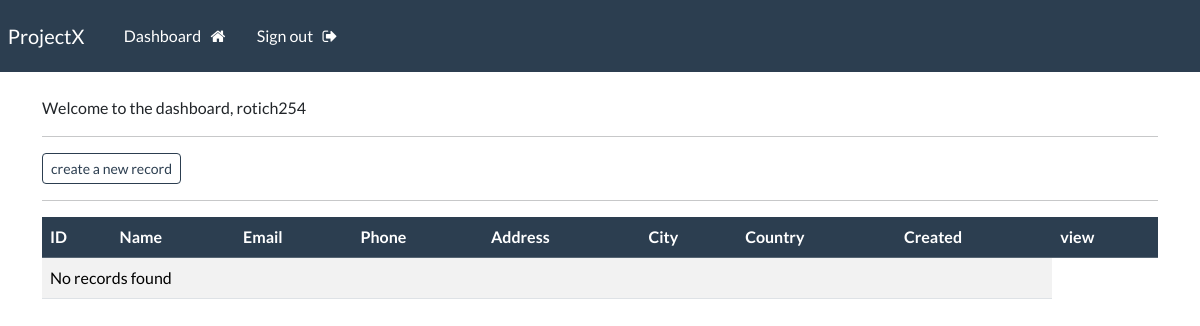
The app's page /dashboard (signed in), older data.
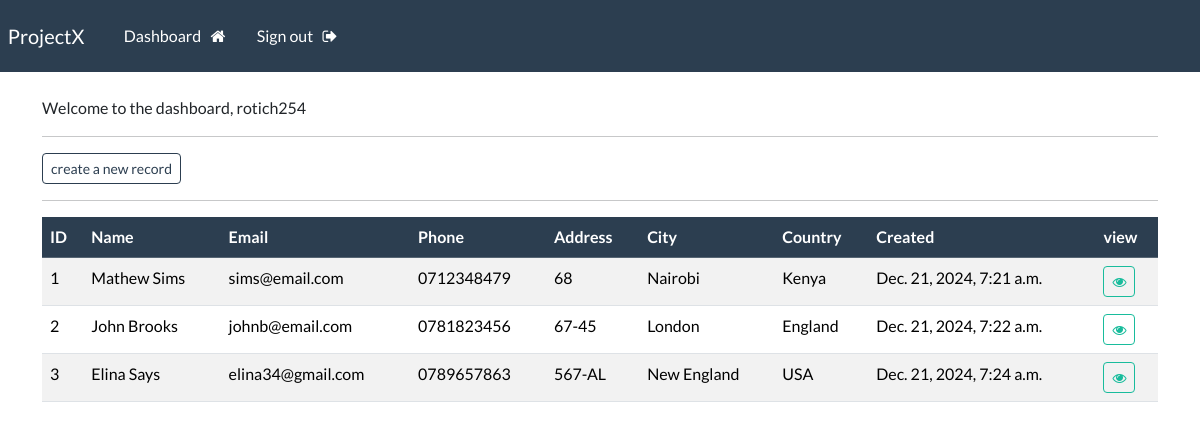
The same page, newer data.
### webapp/models.py (models this page shows, shortened)
class Record(models.Model):
    creation_date = models.DateTimeField(auto_now_add=True)
    first_name = models.CharField(max_length=100)
    last_name = models.CharField(max_length=100)
    email = models.EmailField()
    phone = models.CharField(max_length=100)
    address = models.TextField()
    city = models.CharField(max_length=100)
    country = models.CharField(max_length=100)

### webapp/views.py (the view)
# urls.py: path('dashboard', views.dashboard, name='dashboard'),
@login_required(login_url='login')
def dashboard(request):
    records = Record.objects.all()
    context = {'records':records}
    return render(request, 'webapp/dashboard.html', context)

### webapp/templates/webapp/dashboard.html
{% extends 'webapp/base.html'%}
{% load crispy_forms_tags %}
{% block content %}
    <body>
                <p>Welcome to the dashboard, {{user}}</p>
                <hr>
                <a href="{% url 'create-record' %}" class="btn btn-outline-primary btn-sm">create a new record</a>
                <hr>
                <table class="table table-hover table-striped ">
                    <thead class="table-primary">
                        <tr>
                            <th scope="col">ID</th>
                            <th scope="col">Name</th>
                            <th scope="col">Email</th>
                            <th scope="col">Phone</th>
                            <th scope="col">Address</th>
                            <th scope="col">City</th>
                            <th scope="col">Country</th>
                            <th scope="col">Created</th>
                            <th scope="col">view</th>
                        </tr>
                    </thead>
                    <tbody>
                        {% if records %}
                        {% for record in records %}
                            <tr>
                                <td>{{record.id}}</td>
                                <td>{{record.first_name}} {{record.last_name}}</td>
                                <td>{{record.email}}</td>
                                <td>{{record.phone}}</td>
                                <td>{{record.address}}</td>
                                <td>{{record.city}}</td>
                                <td>{{record.country}}</td>
                                <td>{{record.creation_date}}</td>
                                <td><a href="{% url 'view-record' record.id %}" class="btn btn-outline-success btn-sm"><i class="fa fa-eye" aria-hidden="true"></i></a></td>
                            </tr>
                        {% endfor %}
                        {% else %}
                            <tr>
                                <td colspan="8">No records found</td>
                            </tr>
                        {% endif %}
                </table>
    </body>
{% endblock %}

### webapp/templates/webapp/base.html (shortened to what this page needs)
{% load static %}
<!DOCTYPE html>
<html lang="en">
<head>
    <link rel="stylesheet" type="text/css" href="https://bootswatch.com/5/flatly/bootstrap.min.css">
    <link rel="stylesheet" type="text/css" href="{% static 'css/style.css' %}">
    <link rel="stylesheet" href="https://cdnjs.cloudflare.com/ajax/libs/font-awesome/4.7.0/css/font-awesome.min.css">
</head>
<body>
    {% include 'webapp/navbar.html'%}
    <div class="container">
        <br>
        {% block content %}
        {% endblock %}
    </div>
</body>
</html>

### webapp/templates/webapp/navbar.html (shortened to what this page needs)
<nav class="navbar navbar-expand-lg navbar-dark bg-primary justify-content-center">
    <a class="navbar-brand main-heading" href="">
      &nbsp; ProjectX
    </a>
      <div class="collapse navbar-collapse text-center" id="navbarNavDropdown">
        <ul class="navbar-nav mr-auto">
          {% if user.is_authenticated %}
            <li class="nav-item">
              <a class="nav-link" href="{% url 'dashboard'%}">Dashboard &nbsp; <i class="fa fa-home" aria-hidden="true"></i> </a>
            </li>
            <li class="nav-item">
              <a class="nav-link" href="{% url 'logout'%}">Sign out &nbsp; <i class="fa fa-sign-out" aria-hidden="true"></i> </a>
            </li>
        </ul>
        {% endif %}
      </div>
  </nav>

Row changes from the older to the newer data that the page shows:
added Record: id "1", first_name "Mathew", last_name "Sims", email "sims@email.com", phone "0712348479", address "68", city "Nairobi", country "Kenya", creation_date "Dec. 21, 2024, 7:21 a.m."
added Record: id "2", first_name "John", last_name "Brooks", email "johnb@email.com", phone "0781823456", address "67-45", city "London", country "England", creation_date "Dec. 21, 2024, 7:22 a.m."
added Record: id "3", first_name "Elina", last_name "Says", email "elina34@gmail.com", phone "0789657863", address "567-AL", city "New England", country "USA", creation_date "Dec. 21, 2024, 7:24 a.m."
Text that changed along with them:
text no longer shown: "No records found"
